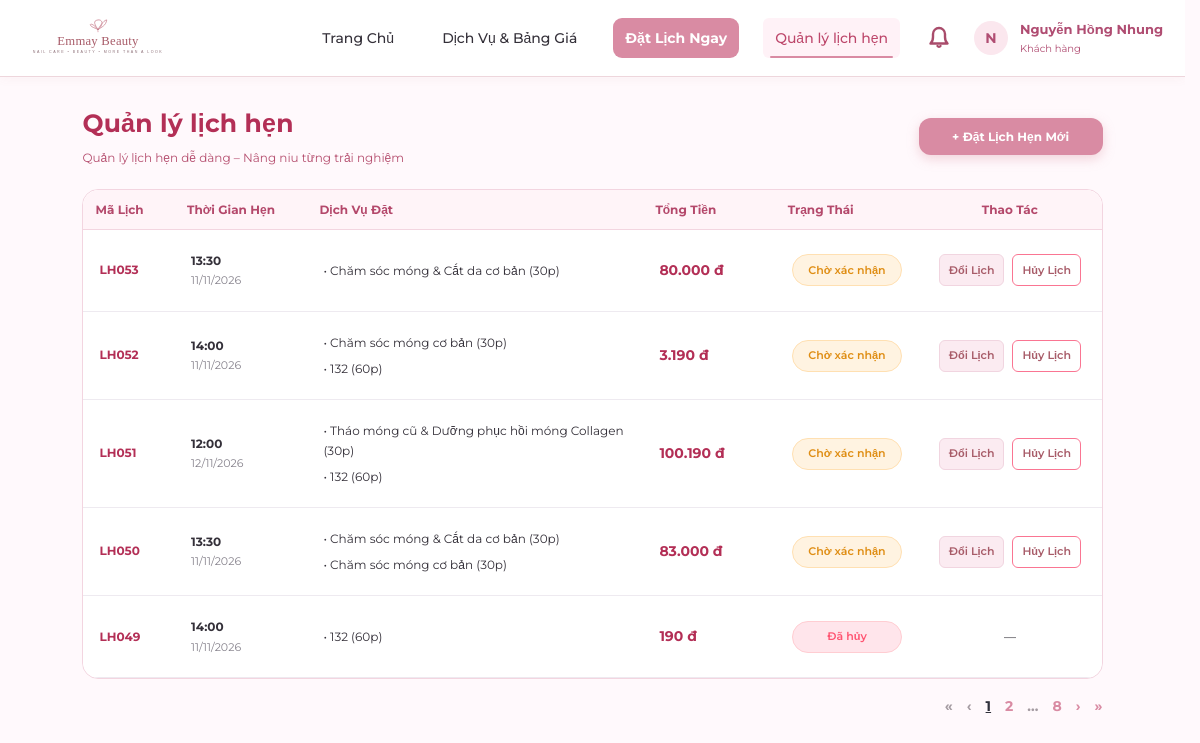
The app's page /customer/my-appointments/ (signed in) with its own data.
### apps/appointments/models.py (models this page shows, shortened)
class LichHen(models.Model):
    TRANG_THAI_CHOICES = [
        ('Chờ xác nhận', 'Chờ xác nhận'),
        ('Đã xác nhận', 'Đã xác nhận'),
        ('Hoàn thành', 'Hoàn thành'),
        ('Hủy', 'Hủy'),
        ('Không đến', 'Không đến'),
    ]
    ma_lich_hen = models.CharField(max_length=10, primary_key=True, verbose_name='Mã lịch hẹn')
    khach_hang = models.ForeignKey(KhachHang, on_delete=models.PROTECT, related_name='lich_hen', verbose_name='Khách hàng')
    tai_khoan_huy = models.ForeignKey(
        TaiKhoan, on_delete=models.SET_NULL, null=True, blank=True,
        related_name='lich_hen_da_huy', verbose_name='Tài khoản hủy'
    )
    ngay_gio_bat_dau = models.DateTimeField(verbose_name='Ngày giờ bắt đầu')
    ten_lien_he = models.CharField(max_length=100, verbose_name='Tên liên hệ')
    so_dien_thoai_lien_he = models.CharField(
        max_length=10, validators=[phone_validator], verbose_name='SĐT liên hệ'
    )
    trang_thai = models.CharField(
        max_length=30, choices=TRANG_THAI_CHOICES, default='Chờ xác nhận',
        verbose_name='Trạng thái'
    )
    thoi_diem_huy = models.DateTimeField(null=True, blank=True, verbose_name='Thời điểm hủy')
    thoi_diem_tao = models.DateTimeField(auto_now_add=True, verbose_name='Thời điểm tạo')
    class Meta:
        db_table = 'LichHen'
        verbose_name = 'Lịch Hẹn'
        verbose_name_plural = 'Lịch Hẹn'
        ordering = ['-ngay_gio_bat_dau']
    @property
    def tong_tien(self):
        return sum(ct.don_gia_dat for ct in self.chi_tiet.all())
    @property
    def can_cancel(self):
        return self.trang_thai in ['Chờ xác nhận', 'Đã xác nhận']

class ChiTietLichHen(models.Model):
    lich_hen = models.ForeignKey(LichHen, on_delete=models.CASCADE, related_name='chi_tiet', verbose_name='Lịch hẹn')
    dich_vu = models.ForeignKey(DichVu, on_delete=models.PROTECT, related_name='chi_tiet_lich_hen', verbose_name='Dịch vụ gốc')
    ten_dich_vu_dat = models.CharField(max_length=60, verbose_name='Tên dịch vụ lúc đặt')
    don_gia_dat = models.DecimalField(max_digits=12, decimal_places=0, verbose_name='Đơn giá lúc đặt')
    thoi_luong_dat = models.SmallIntegerField(verbose_name='Thời lượng lúc đặt (phút)')
    ghi_chu_thuc_hien = models.CharField(max_length=255, blank=True, null=True, verbose_name='Ghi chú thực hiện')
    class Meta:
        db_table = 'ChiTietLichHen'
        verbose_name = 'Chi Tiết Lịch Hẹn'
        verbose_name_plural = 'Chi Tiết Lịch Hẹn'
        unique_together = ('lich_hen', 'dich_vu')

### apps/appointments/views.py (the view)
# urls.py: path('my-appointments/', views.customer_my_appointments, name='my_appointments'),
@customer_required
def customer_my_appointments(request):
    khach_hang = request.user.tai_khoan.khach_hang
    if not khach_hang:
        appointments = []
    else:
        appointments = LichHen.objects.filter(khach_hang=khach_hang).order_by('-thoi_diem_tao', '-ma_lich_hen')
    return render(request, 'customer/my_appointments.html', {
        'appointments': appointments,
    })

### apps/notifications/context_processors.py (called while the page is built)
def notifications_processor(request):
    context = {
        'unread_notifications_count': 0,
        'recent_notifications': [],
        'unread_rejection_ids': [],
    }
    if request.user.is_authenticated:
        try:
            tai_khoan = getattr(request.user, 'tai_khoan', None)
            if tai_khoan:
                user_notifications = ThongBao.objects.filter(tai_khoan=tai_khoan)
                context['unread_notifications_count'] = user_notifications.filter(da_doc=False).count()
                if tai_khoan.vai_tro == 'Chủ Tiệm':
                    context['unread_rejection_ids'] = list(user_notifications.filter(da_doc=False, loai_thong_bao='Từ chối').values_list('pk', flat=True))
                context['recent_notifications'] = user_notifications.order_by('-thoi_diem_tao')[:8]
        except Exception:
            pass
    return context

### templates/customer/my_appointments.html (shortened to what this page needs)
{% extends 'base.html' %}
{% block extra_css %}<link rel="stylesheet" href="/static/css/my-appointments.css?v=status-badges-20261111"><link rel="stylesheet" href="/static/css/appointment-cancel.css">{% endblock %}
{% block content %}
<div class="customer-appointments">
  <div class="appointments-heading">
    <div>
      <h1>Quản lý lịch hẹn</h1>
      <p>Quản lý lịch hẹn dễ dàng – Nâng niu từng trải nghiệm</p>
    </div>
    <a href="{% url 'customer:booking' %}" class="btn btn-primary">
      <span>+ Đặt Lịch Hẹn Mới</span>
    </a>
  </div>
  <div class="appointments-card">
    <div class="table-responsive">
      <table class="appointments-table">
        <thead>
          <tr>
            <th>Mã Lịch</th>
            <th>Thời Gian Hẹn</th>
            <th>Dịch Vụ Đặt</th>
            <th>Tổng Tiền</th>
            <th>Trạng Thái</th>
            <th>Thao Tác</th>
          </tr>
        </thead>
        <tbody>
          {% for a in appointments %}
            <tr class="appointment-row">
              <td><strong>{{ a.ma_lich_hen }}</strong></td>
              <td>
                <div>{{ a.ngay_gio_bat_dau|date:"H:i" }}</div>
                <div>{{ a.ngay_gio_bat_dau|date:"d/m/Y" }}</div>
              </td>
              <td>
                <div>
                  {% for ct in a.chi_tiet.all %}
                    <div>• {{ ct.ten_dich_vu_dat }} ({{ ct.thoi_luong_dat }}p)</div>
                  {% endfor %}
                </div>
              </td>
              <td>
                <strong class="appointment-price">
                </strong>
              </td>
              <td>
                {% if a.trang_thai == 'Chờ xác nhận' %}
                  <span class="badge badge-pending">Chờ xác nhận</span>
                {% elif a.trang_thai == 'Đã xác nhận' %}
                  <span class="badge badge-confirmed">Đã xác nhận</span>
                {% elif a.trang_thai == 'Hoàn thành' %}
                  <span class="badge badge-completed">Hoàn thành</span>
                {% elif a.trang_thai == 'Hủy' or a.trang_thai == 'Đã hủy' %}
                  <span class="badge badge-canceled">Đã hủy</span>
                {% else %}
                  <span class="badge badge-noshow">{{ a.trang_thai }}</span>
                {% endif %}
              </td>
              <td>
                {% if a.can_cancel %}
                  <div>
                    <a href="{% url 'customer:reschedule' a.pk %}" class="btn btn-secondary btn-sm" title="Đổi ngày giờ hẹn">
                      Đổi Lịch
                    </a>
                    <a href="{% url 'customer:cancel' a.pk %}" class="btn btn-outline btn-sm" data-cancel-appointment title="Hủy lịch hẹn">
                      Hủy Lịch
                    </a>
                  </div>
                {% else %}
                  <span>&mdash;</span>
                {% endif %}
              </td>
            </tr>
          {% endfor %}
        </tbody>
      </table>
    </div>
  </div>
  <nav class="appointments-pagination" aria-label="Phân trang lịch hẹn"></nav>
</div>
{% endblock %}

### static/css/style.css (style rules this page uses)
:root { --primary-rose: #C97F8E; --btn-rose: #D98F9F; --btn-rose-hover: #C57B8C; --dark-rose: #A85C69; --deep-rose: #8C4350; --blush-pink: #F5DDE2; --soft-pink: #FBECEF; --light-pink: #FFF4F6; --ivory-white: #FFF9F8; --card-bg: #FFFFFF; --text-main: #343039; --text-muted: #7E7478; --text-light: #A3969B; --border-pink: #EED6DC; --border-focus: #D98F9F; --status-pending: #E09F3E; --status-pending-bg: #FFF5E6; --status-confirmed: #4A90E2; --status-confirmed-bg: #EBF4FC; --status-completed: #2E7D32; --status-completed-bg: #EAF5EA; --status-canceled: #C62828; --status-canceled-bg: #FDE8E8; --status-noshow: #757575; --status-noshow-bg: #EEEEEE; --font-heading: 'Playfair Display', serif; --font-body: 'Montserrat', sans-serif; --shadow-sm: 0 2px 8px rgba(201, 127, 142, 0.08); --shadow-md: 0 4px 20px rgba(168, 92, 105, 0.12); --shadow-lg: 0 10px 30px rgba(168, 92, 105, 0.16); --radius-sm: 8px; --radius-md: 14px; --radius-lg: 20px; --radius-full: 9999px; }
* { margin: 0; padding: 0; box-sizing: border-box; }
body { font-family: var(--font-body); font-size: 14.5px; line-height: 1.6; color: var(--text-main); background-color: var(--ivory-white); min-height: 100vh; display: flex; flex-direction: column; }
h1, h2, h3, h4, h5, h6, input, button, select, textarea, table, th, td { font-family: var(--font-body); }
h1, h2, h3 { color: var(--dark-rose); font-weight: 600; letter-spacing: 0.2px; }
a { color: var(--dark-rose); text-decoration: none; transition: all 0.2s ease; }
.btn { display: inline-flex; align-items: center; justify-content: center; gap: 8px; padding: 11px 22px; font-family: var(--font-body); font-size: 14px; font-weight: 600; border-radius: var(--radius-md); border: 1px solid transparent; cursor: pointer; transition: all 0.25s cubic-bezier(0.4, 0, 0.2, 1); text-decoration: none !important; white-space: nowrap; }
.btn-primary { background: var(--btn-rose); color: #FFFFFF !important; box-shadow: 0 4px 12px rgba(217, 143, 159, 0.35); }
.btn-secondary { background: var(--soft-pink); color: var(--dark-rose) !important; border: 1px solid var(--border-pink); }
.btn-outline { background: transparent; color: var(--dark-rose) !important; border: 1.5px solid var(--btn-rose); }
.btn-sm { padding: 6px 14px; font-size: 12.5px; border-radius: var(--radius-sm); }
.badge { display: inline-flex; align-items: center; padding: 4px 10px; font-size: 12px; font-weight: 600; border-radius: var(--radius-full); }
.badge-pending { background: var(--status-pending-bg); color: var(--status-pending); border: 1px solid #FFE0B2; }
.badge-canceled { background: var(--status-canceled-bg); color: var(--status-canceled); border: 1px solid #FFCDD2; }
.table-responsive { width: 100%; overflow-x: auto; border-radius: var(--radius-md); border: 1px solid var(--border-pink); background: #FFFFFF; }

### static/css/customer-navbar.css (style rules this page uses)
html:has(> body > header.customer-navbar) { scrollbar-gutter:stable; }

### static/css/role-pagination.css (style rules this page uses)
:is(.assignment-pagination,.customer-management-pagination,.eye-history-pagination,.owner-services-pagination,.status-pagination,.tracking-pagination,.employee-pagination,.customer-appointments .appointments-pagination) { display:flex; justify-content:flex-end; align-items:center; flex-wrap:wrap; gap:14px; font-size:14px; font-weight:700; color:#a49ba1; }

### records on screen
LichHen: ma_lich_hen "LH053", ngay_gio_bat_dau "13:30", ngay_gio_bat_dau "11/11/2026", trang_thai "Chờ xác nhận"
ChiTietLichHen: ten_dich_vu_dat "Chăm sóc móng & Cắt da cơ bản", thoi_luong_dat "30"
LichHen: ma_lich_hen "LH052", ngay_gio_bat_dau "14:00", ngay_gio_bat_dau "11/11/2026", trang_thai "Chờ xác nhận"
ChiTietLichHen: ten_dich_vu_dat "Chăm sóc móng cơ bản", thoi_luong_dat "30"
ChiTietLichHen: ten_dich_vu_dat "132", thoi_luong_dat "60"
LichHen: ma_lich_hen "LH051", ngay_gio_bat_dau "12:00", ngay_gio_bat_dau "12/11/2026", trang_thai "Chờ xác nhận"
ChiTietLichHen: ten_dich_vu_dat "Tháo móng cũ & Dưỡng phục hồi móng Collagen", thoi_luong_dat "30"
ChiTietLichHen: ten_dich_vu_dat "132", thoi_luong_dat "60"
LichHen: ma_lich_hen "LH050", ngay_gio_bat_dau "13:30", ngay_gio_bat_dau "11/11/2026", trang_thai "Chờ xác nhận"
ChiTietLichHen: ten_dich_vu_dat "Chăm sóc móng & Cắt da cơ bản", thoi_luong_dat "30"
ChiTietLichHen: ten_dich_vu_dat "Chăm sóc móng cơ bản", thoi_luong_dat "30"
LichHen: ma_lich_hen "LH049", ngay_gio_bat_dau "14:00", ngay_gio_bat_dau "11/11/2026", trang_thai "Đã hủy"
ChiTietLichHen: ten_dich_vu_dat "132", thoi_luong_dat "60"

### other values on screen
{{ customer_name|slice:":1"|upper }} "N"
{{ customer_name }} "Nguyễn Hồng Nhung"
